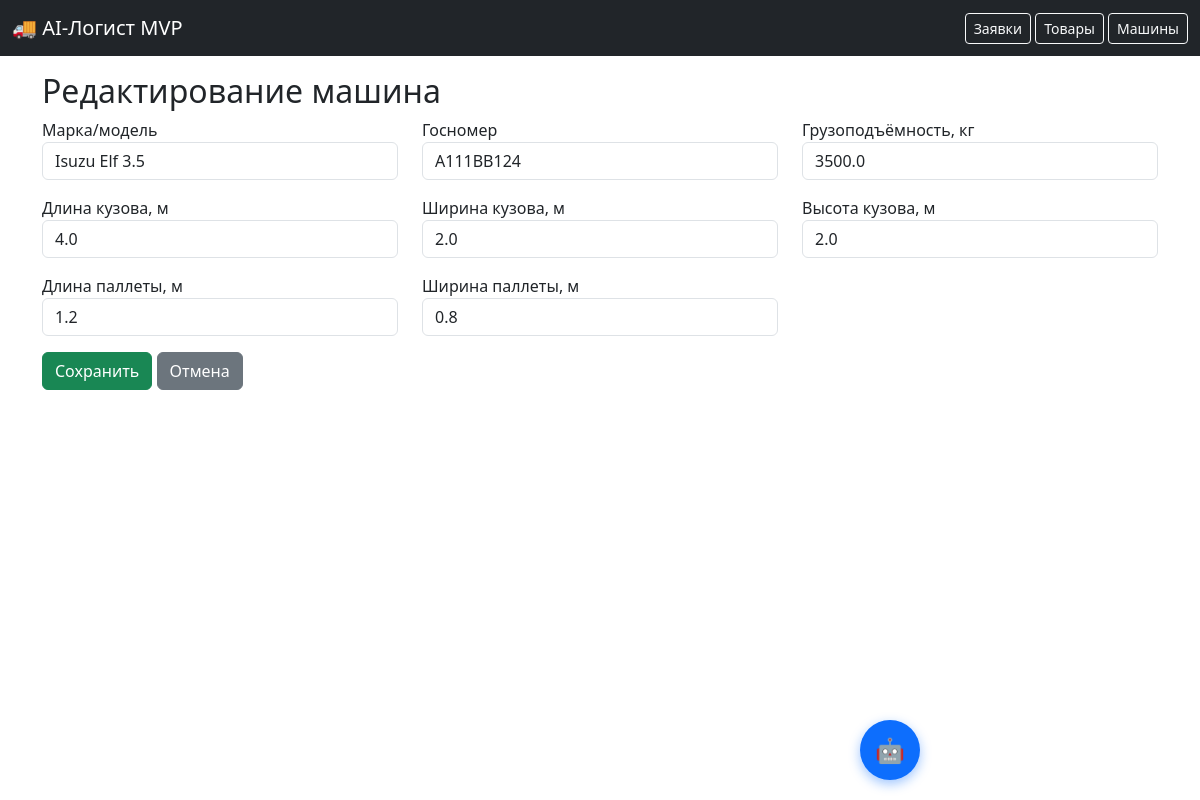
The page /vehicle/6/edit on the database as committed earlier.
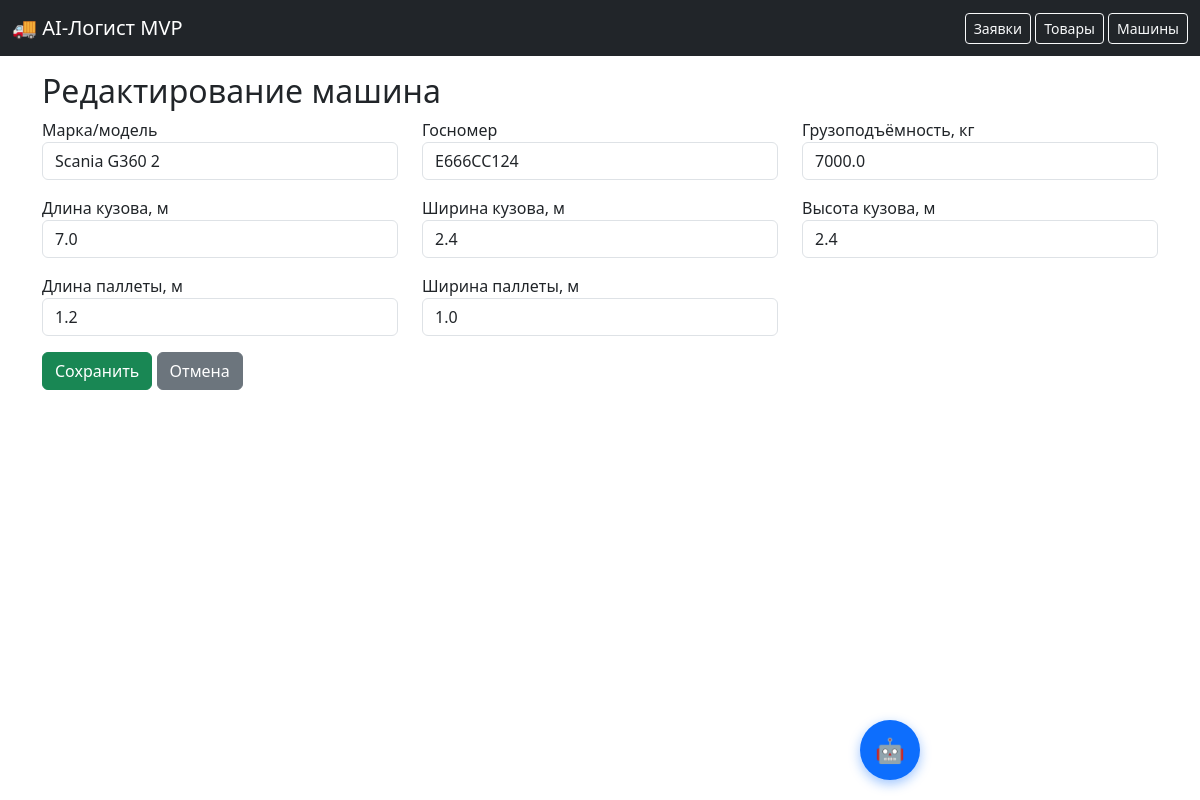
The same page on the database as committed later.
### models.py (models this page shows)
class Vehicle(db.Model):
    id = db.Column(db.Integer, primary_key=True)
    name = db.Column(db.String(50))
    plate = db.Column(db.String(20))
    max_weight = db.Column(db.Float)
    length = db.Column(db.Float)
    width = db.Column(db.Float)
    height = db.Column(db.Float)
    pallet_length = db.Column(db.Float, default=1.2)
    pallet_width = db.Column(db.Float, default=0.8)
    status = db.Column(db.String(20), default='available')

### app.py (the view, shortened to what this page needs)
@app.route('/vehicle/<int:id>/edit', methods=['GET','POST'])
def edit_vehicle(id):
    v = Vehicle.query.get_or_404(id)
    return render_template('vehicle_form.html', vehicle=v)

### templates/vehicle_form.html
{% extends "base.html" %}
{% block content %}
<h2>{% if vehicle %}Редактирование{% else %}Новая{% endif %} машина</h2>
<form method="post">
  <div class="row">
    <div class="col-md-4 mb-3">
      <label>Марка/модель</label>
      <input name="name" class="form-control" value="{{ vehicle.name if vehicle else '' }}" required>
    </div>
    <div class="col-md-4 mb-3">
      <label>Госномер</label>
      <input name="plate" class="form-control" value="{{ vehicle.plate if vehicle else '' }}" required>
    </div>
    <div class="col-md-4 mb-3">
      <label>Грузоподъёмность, кг</label>
      <input type="number" step="1" name="max_weight" class="form-control" value="{{ vehicle.max_weight if vehicle else '' }}" required>
    </div>
  </div>
  <div class="row">
    <div class="col-md-4 mb-3">
      <label>Длина кузова, м</label>
      <input type="number" step="0.01" name="length" class="form-control" value="{{ vehicle.length if vehicle else '' }}" required>
    </div>
    <div class="col-md-4 mb-3">
      <label>Ширина кузова, м</label>
      <input type="number" step="0.01" name="width" class="form-control" value="{{ vehicle.width if vehicle else '' }}" required>
    </div>
    <div class="col-md-4 mb-3">
      <label>Высота кузова, м</label>
      <input type="number" step="0.01" name="height" class="form-control" value="{{ vehicle.height if vehicle else '' }}" required>
    </div>
  </div>
  <div class="row">
    <div class="col-md-4 mb-3">
      <label>Длина паллеты, м</label>
      <input type="number" step="0.01" name="pallet_length" class="form-control" value="{{ vehicle.pallet_length if vehicle else '1.2' }}">
    </div>
    <div class="col-md-4 mb-3">
      <label>Ширина паллеты, м</label>
      <input type="number" step="0.01" name="pallet_width" class="form-control" value="{{ vehicle.pallet_width if vehicle else '0.8' }}">
    </div>
  </div>
  <button type="submit" class="btn btn-success">Сохранить</button>
  <a href="/vehicles" class="btn btn-secondary">Отмена</a>
</form>
{% endblock %}

Rows that differ between the two databases and show on the page:
changed Vehicle: name "Isuzu Elf 3.5" → "Scania G360 2"; plate "А111ВВ124" → "Е666СС124"; max_weight "3500.0" → "7000.0"; length "4.0" → "7.0"; width "2.0" → "2.4"; height "2.0" → "2.4"; pallet_width "0.8" → "1.0"
